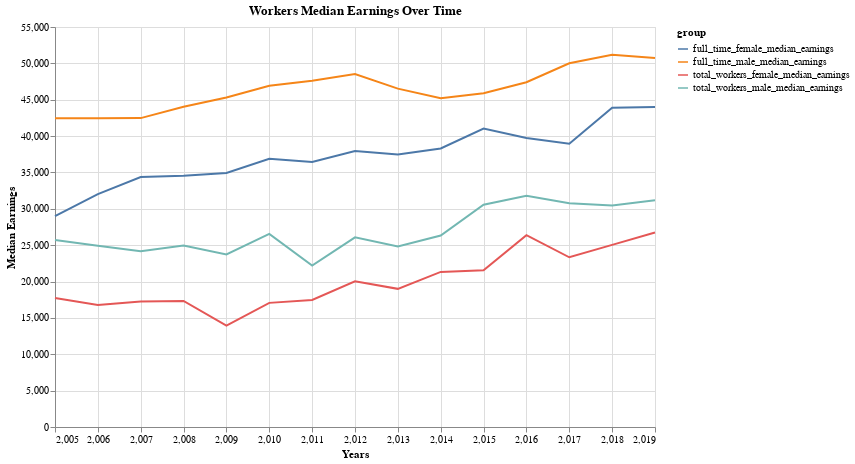

Source (notebook cell):
### Markdown cell above
# Question 7


For this problem, you will be comparing the values of the four worker groups through the years 2005 to 2019.

Use Altair to create a line plot to visualize the data.

Requirements:

1. Use appropriate axis labels and title.
2. On the x axis, ensure the years appear horizontal.
3. Include a legend
4. Height by Width Dimensions: 400 by 600

### Code cell
#TODO

alt.Chart(melted_wage_gap).mark_line().encode(
    alt.X('year:Q', title='Years'),
    alt.Y('sum(median_earnings):Q', title='Median Earnings'),
    color='group'
).properties(title='Workers Median Earnings Over Time', height=400, width=600)

### Figure 1 — Vega-Lite specification as saved in the notebook (floating-point values rounded to 4 significant figures)
{"config": {"view": {"continuousWidth": 300, "continuousHeight": 300}}, "data": {"name": "data-34d7b2d004a0af5366920edfb21e75bf"}, "mark": {"type": "line"}, "encoding": {"color": {"field": "group", "type": "nominal"}, "x": {"field": "year", "title": "Years", "type": "quantitative"}, "y": {"aggregate": "sum", "field": "median_earnings", "title": "Median Earnings", "type": "quantitative"}}, "height": 400, "title": "Workers Median Earnings Over Time", "width": 600, "$schema": "https://vega.github.io/schema/vega-lite/v5.20.1.json", "datasets": {"data-34d7b2d004a0af5366920edfb21e75bf": [{"year": 2005, "group": "total_workers_male_median_earnings", "median_earnings": 25730.0}, {"year": 2006, "group": "total_workers_male_median_earnings", "median_earnings": 24940.0}, {"year": 2007, "group": "total_workers_male_median_earnings", "median_earnings": 24170.0}, {"year": 2008, "group": "total_workers_male_median_earnings", "median_earnings": 24940.0}, {"year": 2009, "group": "total_workers_male_median_earnings", "median_earnings": 23720.0}, {"year": 2010, "group": "total_workers_male_median_earnings", "median_earnings": 26550.0}, {"year": 2011, "group": "total_workers_male_median_earnings", "median_earnings": 22210.0}, {"year": 2012, "group": "total_workers_male_median_earnings", "median_earnings": 26080.0}, {"year": 2013, "group": "total_workers_male_median_earnings", "median_earnings": 24810.0}, {"year": 2014, "group": "total_workers_male_median_earnings", "median_earnings": 26330.0}, {"year": 2015, "group": "total_workers_male_median_earnings", "median_earnings": 30560.0}, {"year": 2016, "group": "total_workers_male_median_earnings", "median_earnings": 31800.0}, {"year": 2017, "group": "total_workers_male_median_earnings", "median_earnings": 30760.0}, {"year": 2018, "group": "total_workers_male_median_earnings", "median_earnings": 30450.0}, {"year": 2019, "group": "total_workers_male_median_earnings", "median_earnings": 31170.0}, {"year": 2005, "group": "total_workers_female_median_earnings", "median_earnings": 17730.0}, {"year": 2006, "group": "total_workers_female_median_earnings", "median_earnings": 16770.0}, {"year": 2007, "group": "total_workers_female_median_earnings", "median_earnings": 17240.0}, {"year": 2008, "group": "total_workers_female_median_earnings", "median_earnings": 17340.0}, {"year": 2009, "group": "total_workers_female_median_earnings", "median_earnings": 13940.0}, {"year": 2010, "group": "total_workers_female_median_earnings", "median_earnings": 17070.0}, {"year": 2011, "group": "total_workers_female_median_earnings", "median_earnings": 17470.0}, {"year": 2012, "group": "total_workers_female_median_earnings", "median_earnings": 20040.0}, {"year": 2013, "group": "total_workers_female_median_earnings", "median_earnings": 19000.0}, {"year": 2014, "group": "total_workers_female_median_earnings", "median_earnings": 21320.0}, {"year": 2015, "group": "total_workers_female_median_earnings", "median_earnings": 21550.0}, {"year": 2016, "group": "total_workers_female_median_earnings", "median_earnings": 26370.0}, {"year": 2017, "group": "total_workers_female_median_earnings", "median_earnings": 23330.0}, {"year": 2018, "group": "total_workers_female_median_earnings", "median_earnings": 25050.0}, {"year": 2019, "group": "total_workers_female_median_earnings", "median_earnings": 26740.0}, {"year": 2005, "group": "full_time_male_median_earnings", "median_earnings": 42440.0}, {"year": 2006, "group": "full_time_male_median_earnings", "median_earnings": 42470.0}, {"year": 2007, "group": "full_time_male_median_earnings", "median_earnings": 42470.0}, {"year": 2008, "group": "full_time_male_median_earnings", "median_earnings": 44030.0}, {"year": 2009, "group": "full_time_male_median_earnings", "median_earnings": 45300.0}, {"year": 2010, "group": "full_time_male_median_earnings", "median_earnings": 46930.0}, {"year": 2011, "group": "full_time_male_median_earnings", "median_earnings": 47620.0}, {"year": 2012, "group": "full_time_male_median_earnings", "median_earnings": 48520.0}, {"year": 2013, "group": "full_time_male_median_earnings", "median_earnings": 46520.0}, {"year": 2014, "group": "full_time_male_median_earnings", "median_earnings": 45220.0}, {"year": 2015, "group": "full_time_male_median_earnings", "median_earnings": 45900.0}, {"year": 2016, "group": "full_time_male_median_earnings", "median_earnings": 47410.0}, {"year": 2017, "group": "full_time_male_median_earnings", "median_earnings": 50010.0}, {"year": 2018, "group": "full_time_male_median_earnings", "median_earnings": 51200.0}, {"year": 2019, "group": "full_time_male_median_earnings", "median_earnings": 50750.0}, {"year": 2005, "group": "full_time_female_median_earnings", "median_earnings": 28990.0}, {"year": 2006, "group": "full_time_female_median_earnings", "median_earnings": 32030.0}, {"year": 2007, "group": "full_time_female_median_earnings", "median_earnings": 34360.0}, {"year": 2008, "group": "full_time_female_median_earnings", "median_earnings": 34560.0}, {"year": 2009, "group": "full_time_female_median_earnings", "median_earnings": 34920.0}, {"year": 2010, "group": "full_time_female_median_earnings", "median_earnings": 36880.0}, {"year": 2011, "group": "full_time_female_median_earnings", "median_earnings": 36460.0}, {"year": 2012, "group": "full_time_female_median_earnings", "median_earnings": 37940.0}, {"year": 2013, "group": "full_time_female_median_earnings", "median_earnings": 37480.0}, {"year": 2014, "group": "full_time_female_median_earnings", "median_earnings": 38300.0}, {"year": 2015, "group": "full_time_female_median_earnings", "median_earnings": 41030.0}, {"year": 2016, "group": "full_time_female_median_earnings", "median_earnings": 39720.0}, {"year": 2017, "group": "full_time_female_median_earnings", "median_earnings": 38940.0}, {"year": 2018, "group": "full_time_female_median_earnings", "median_earnings": 43890.0}, {"year": 2019, "group": "full_time_female_median_earnings", "median_earnings": 44010.0}]}}
